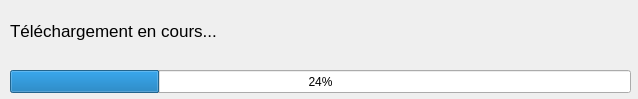
<?xml version="1.0" encoding="UTF-8"?>
<ui version="4.0">
 <class>ProgressDialog</class>
 <widget class="QWidget" name="ProgressDialog">
  <property name="geometry">
   <rect>
    <x>0</x>
    <y>0</y>
    <width>638</width>
    <height>99</height>
   </rect>
  </property>
  <property name="minimumSize">
   <size>
    <width>638</width>
    <height>99</height>
   </size>
  </property>
  <property name="maximumSize">
   <size>
    <width>638</width>
    <height>99</height>
   </size>
  </property>
  <property name="windowTitle">
   <string>Form</string>
  </property>
  <property name="windowIcon">
   <iconset resource="ressources.qrc">
    <normaloff>:/Icon.png</normaloff>:/Icon.png</iconset>
  </property>
  <widget class="QProgressBar" name="progressBar">
   <property name="geometry">
    <rect>
     <x>10</x>
     <y>70</y>
     <width>621</width>
     <height>23</height>
    </rect>
   </property>
   <property name="value">
    <number>24</number>
   </property>
  </widget>
  <widget class="QLabel" name="label">
   <property name="geometry">
    <rect>
     <x>10</x>
     <y>10</y>
     <width>321</width>
     <height>41</height>
    </rect>
   </property>
   <property name="font">
    <font>
     <pointsize>13</pointsize>
    </font>
   </property>
   <property name="text">
    <string>Téléchargement en cours...</string>
   </property>
  </widget>
 </widget>
 <resources>
  <include location="ressources.qrc"/>
 </resources>
 <connections/>
</ui>
